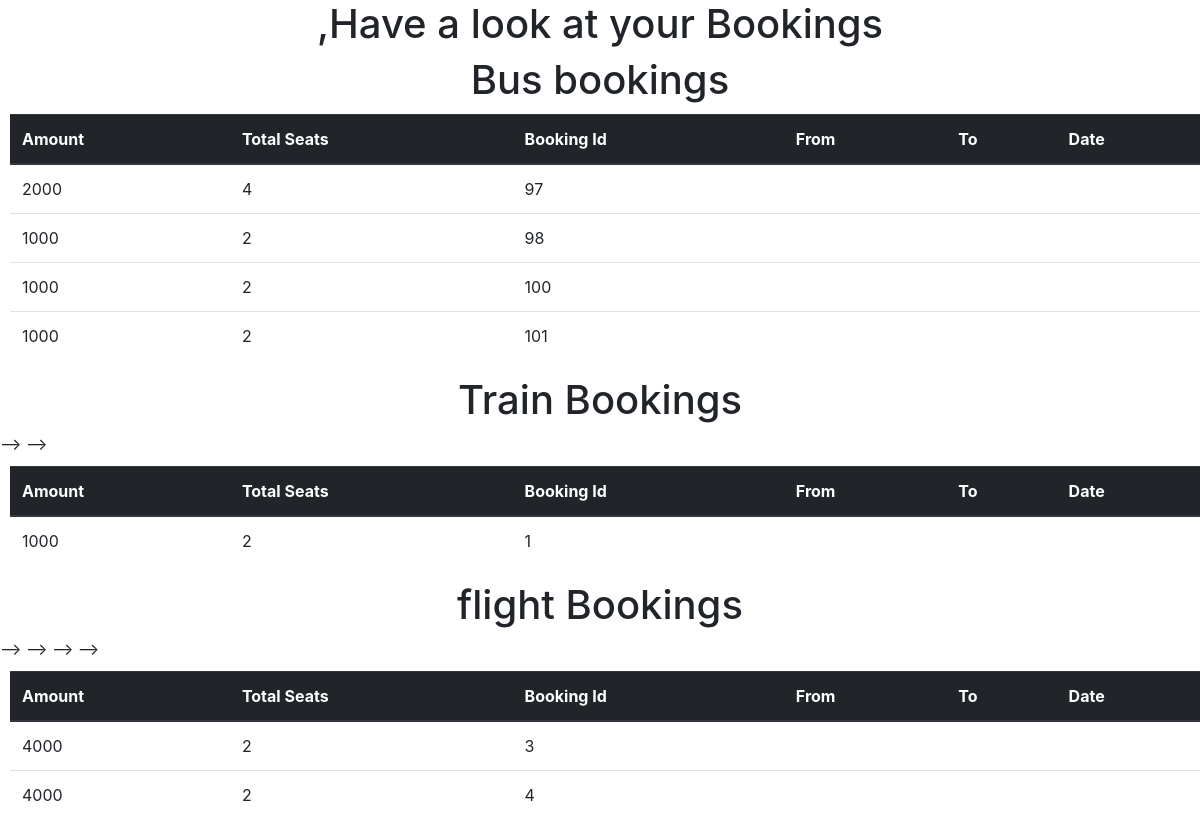
The page /mybookings.php on the database its author committed.
### tables this page shows
CREATE TABLE `bus_bookdetails` (
  `amount` int(11) NOT NULL,
  `tot_seats` int(11) NOT NULL,
  `booking_id` int(11) NOT NULL,
  `username` varchar(100) DEFAULT NULL
);

CREATE TABLE `train_bookdetails` (
  `amount` int(11) NOT NULL,
  `tot_seats` int(11) NOT NULL,
  `booking_id` int(11) NOT NULL,
  `username` varchar(100) NOT NULL
);

CREATE TABLE `flight_bookdetails` (
  `amount` int(11) NOT NULL,
  `tot_seats` int(11) NOT NULL,
  `booking_id` int(11) NOT NULL,
  `username` varchar(50) DEFAULT NULL
);

### mybookings.php (the view, shortened to what this page needs)
<?php
		$user = $_SESSION['user_name'];
		$conn =  mysqli_connect("localhost","root","","mini");
		$result = mysqli_query($conn, "SELECT * FROM bus_bookdetails where username = '$user'" );
		$resultTrain =  mysqli_query($conn, "SELECT * FROM train_bookdetails where username = '$user'" );
		$resultFlight = mysqli_query($conn, "SELECT * FROM flight_bookdetails where username = '$user'" );
?>
	<!DOCTYPE html>
	<html>
	<head>
		<link rel="stylesheet" href="https://maxcdn.bootstrapcdn.com/bootstrap/4.0.0/css/bootstrap.min.css">
	</head>
	<body>
		<h1><?php echo $user." ,Have a look at your Bookings"?></h1>
		<h1>Bus bookings</h1>
<table class="table">
  <thead class="thead-dark">
    <tr>
      <th scope="col">Amount</th>
      <th scope="col">Total Seats</th>
      <th scope="col">Booking Id</th>
      <th scope="col">From</th>
      <th scope="col">To</th>
      <th scope="col">Date</th>
    </tr>
    <tbody>
    <?php
    	if ($result->num_rows > 0) {
    	 while($row = $result->fetch_assoc()) { ?>
    <tr>
      		<td><?php  echo $row["amount"]  ?></td>
      		<td><?php  echo $row["tot_seats"]?></td>
      		<td><?php  echo $row["booking_id"]?></td>
      		<td><?php  echo $row["source"] ?></td>
      		<td><?php  echo $row["destination"]?></td>
     		<td><?php echo $row["date"];?></td>
    </tr>
<?php
    }
	} else {	?>
<p> <?php   echo "0 results";	?></p>
<?php	}
?>
<table class="table">
  <thead class="thead-dark">
    <tr>
    	<h1>Train Bookings</h1>
      <th scope="col">Amount</th>
      <th scope="col">Total Seats</th>
      <th scope="col">Booking Id</th>
      <th scope="col">From</th>
      <th scope="col">To</th>
      <th scope="col">Date</th>
    </tr>
    <tbody>
    <?php
    	if ($resultTrain->num_rows > 0) {
    	 while($row = $resultTrain->fetch_assoc()) { ?>
    <tr>
      		<td><?php  echo $row["amount"]  ?></td>
      		<td><?php  echo $row["tot_seats"]?></td>
      		<td><?php  echo $row["booking_id"]?></td>
      		<td><?php  echo $row["source"] ?></td>
      		<td><?php  echo $row["destination"]?></td>
     	  <td><?php echo $row["date"];?></td> --> -->
    </tr>
<?php
    }
	} else {	?>
<p> <?php   echo "0 results";	?></p>
<?php	}
?>
<table class="table">
  <thead class="thead-dark">
    <tr>
      <h1>flight Bookings</h1>
      <th scope="col">Amount</th>
      <th scope="col">Total Seats</th>
      <th scope="col">Booking Id</th>
      <th scope="col">From</th>
      <th scope="col">To</th>
      <th scope="col">Date</th>
    </tr>
    <tbody>
    <?php
      if ($resultFlight->num_rows > 0) {
       while($row = $resultFlight->fetch_assoc()) { ?>
    <tr>
          <td><?php  echo $row["amount"]  ?></td>
          <td><?php  echo $row["tot_seats"]?></td>
          <td><?php  echo $row["booking_id"]?></td>
          <td><?php  echo $row["source"] ?></td>
          <td><?php  echo $row["destination"]?></td>
        <td><?php echo $row["date"];?></td> --> -->
    </tr>
<?php
    }
  } else {  ?>
<p> <?php   echo "0 results"; ?></p>
<?php }
?>
  </body>
</html>

### mybookings.php (style rules this page uses)
h1 { text-align: center; }
table { margin: 10px; margin-right: 10px; marker-end: 10px; padding: 10px; }

### rows shown on the page
bus_bookdetails: amount "2000", tot_seats "4", booking_id "97"
bus_bookdetails: amount "1000", tot_seats "2", booking_id "98"
bus_bookdetails: amount "1000", tot_seats "2", booking_id "100"
bus_bookdetails: amount "1000", tot_seats "2", booking_id "101"
train_bookdetails: amount "1000", tot_seats "2", booking_id "1"
flight_bookdetails: amount "4000", tot_seats "2", booking_id "3"
flight_bookdetails: amount "4000", tot_seats "2", booking_id "4"
